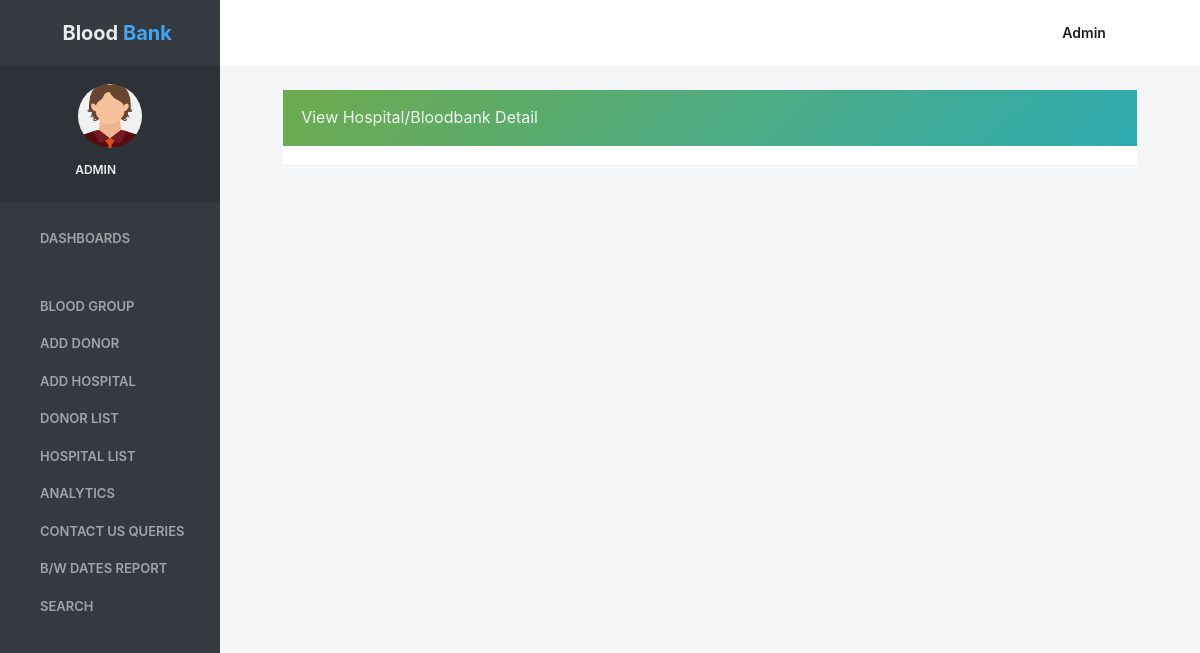
The app's page /view_hospitaldetail/7 (signed in), older data.
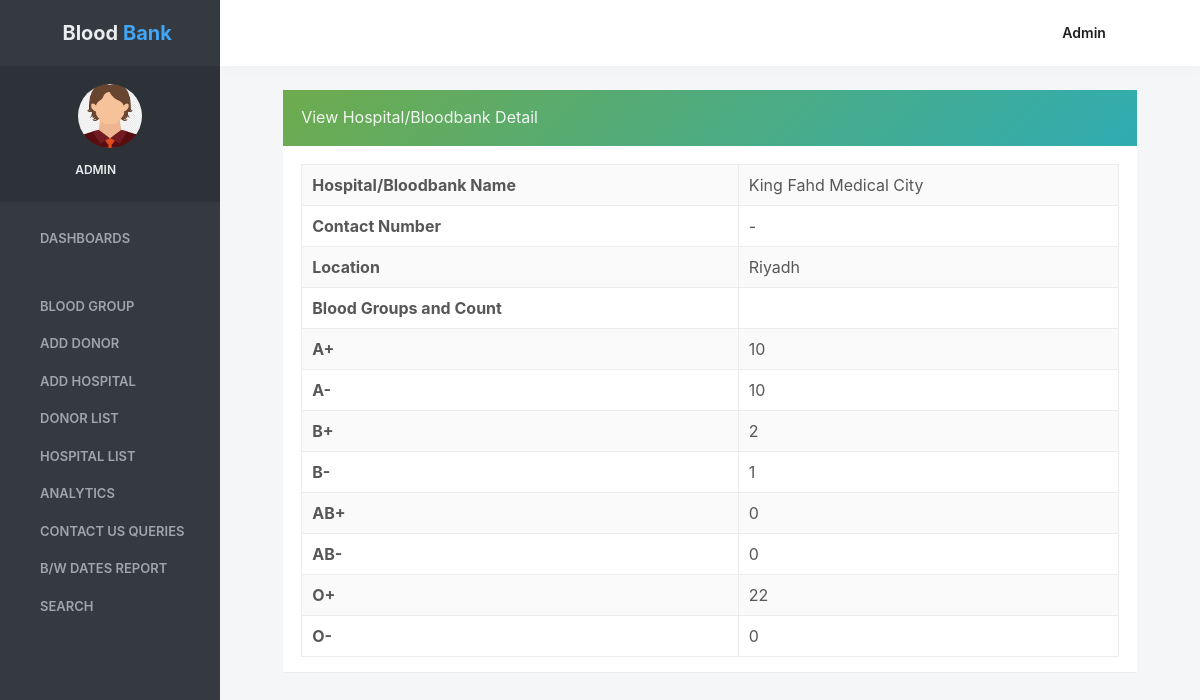
The same page, newer data.
### bloodbank/models.py (models this page shows, shortened)
class Hospital(models.Model):
    HospitalName = models.CharField(max_length=100)
    ContactNo = models.CharField(max_length=15)
    Location = models.CharField(max_length=300, null=True)
    Aplus= models.CharField(max_length=10)
    Aminus = models.CharField(max_length=10)
    Bplus = models.CharField(max_length=10)
    Bminus = models.CharField(max_length=10)
    ABplus = models.CharField(max_length=10)
    ABminus = models.CharField(max_length=10)
    Oplus= models.CharField(max_length=10)
    Ominus = models.CharField(max_length=10)

### bloodbank/views.py (the view)
# urls.py: path('view_hospitaldetail/<int:pid>', view_hospitaldetail, name="view_hospitaldetail"),
def view_hospitaldetail(request, pid):
    if not request.user.is_authenticated:
        return redirect('login')
    hospital = Hospital.objects.filter(id=pid)
    d = {'hospital': hospital}
    return render(request, 'view_hospitaldetail.html', d)

### bloodbank/templates/view_hospitaldetail.html (shortened to what this page needs)
{% load static %}
{% block body %}
 <html lang="en" class="no-focus">
    <head>
<link rel="stylesheet" href="{% static 'adminassets/js/plugins/datatables/dataTables.bootstrap4.min.css' %}">
        <link rel="stylesheet"  href="{% static 'adminassets/css/codebase.min.css' %}">
</head>
    <body>
        <div id="page-container" class="sidebar-o sidebar-inverse side-scroll page-header-fixed main-content-narrow">
 {% include 'sidebar.html' %}
            {% include 'admin_nav.html' %}
            <main id="main-container">
                <div class="content">
                    <div class="row">
                        <div class="col-md-12">
                            <div class="block block-themed">
                                <div class="block-header bg-gd-emerald">
                                    <h3 class="block-title">View Hospital/Bloodbank Detail</h3>
                                    <div class="block-options">
                                        <button type="button" class="btn-block-option" data-toggle="block-option" data-action="state_toggle" data-action-mode="demo">
                                            <i class="si si-refresh"></i>
                                        </button>
                                        <button type="button" class="btn-block-option" data-toggle="block-option" data-action="content_toggle"></button>
                                    </div>
                                </div>
                                <div class="block-content">
                                    {% for i in hospital %}
                                        <table border="1" class="table table-bordered table-striped table-vcenter js-dataTable-full-pagination">
                                            <tr>
                                                <th>Hospital/Bloodbank Name</th>
                                                 <td>{{i.HospitalName}}</td>
                                            </tr>
     <tr>
       <th>Contact Number</th>
    <td>{{i.ContactNo}}</td>
      </tr>
                                            <tr>
   <th>Location</th>
    <td>{{i.Location}}</td>
  </tr>
                                <th>Blood Groups and Count</th>
  <tr>
    <th>A+</th>
    <td>{{i.Aplus}}</td>
      </tr>
        <tr>
      <th>A-</th>
      <td>{{i.Aminus}}</td>
        </tr>
                                            <tr>
      <th>B+</th>
    <td>{{i.Bplus}}</td>
                                                </tr>
                                            <tr>
      <th>B-</th>
    <td>{{i.Bminus}}</td>
                                            </tr>
                                            <tr>
      <th>AB+</th>
    <td>{{i.ABplus}}</td>
                                            </tr>
                                            <tr>
      <th>AB-</th>
    <td>{{i.ABplus}}</td>
                                                </tr>
                                            <tr>
      <th>O+</th>
    <td>{{i.Oplus}}</td>
                                                </tr>
                                            <tr>
      <th>O-</th>
    <td>{{i.Ominus}}</td>
  </tr>
</table>
 {% endfor %}
</div>
                                </div>
                            </div>
            </main>
        </div>
    </body>
</html>
{% endblock %}

Row changes from the older to the newer data that the page shows:
added Hospital: HospitalName "King Fahd Medical City", ContactNo "-", Location "Riyadh", Aplus "10", Aminus "10", Bplus "2", Bminus "1", ABplus "0", Oplus "22", Ominus "0"
